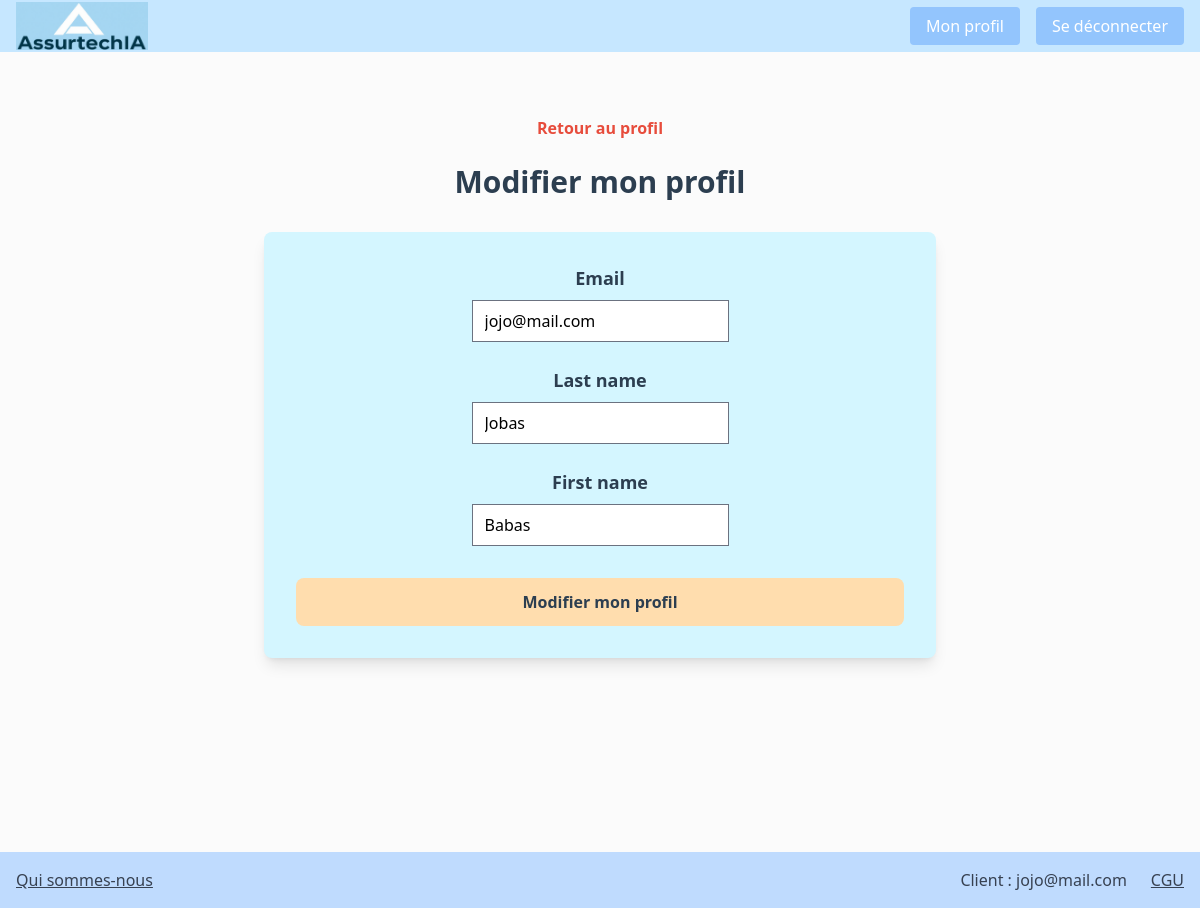
Page /authentication/profil/edit/ (signed in) on the committed database.
### authentication/models.py (models this page shows, shortened)
class User(AbstractUser):
    Admin = "admin"
    Customer = "customer"
    ROLE_CHOICES = (
        (Admin, "Admin"),
        (Customer, "Customer"),
    )
    email = models.EmailField(unique=True)
    username = None
    role = models.CharField(
        max_length=30, choices=ROLE_CHOICES, verbose_name="Rôle", default=Customer
    )
    USERNAME_FIELD = "email"
    REQUIRED_FIELDS = []
    objects = UserManager()

### authentication/views.py (the view)
# urls.py: path('profil/edit/', EditProfil, name='edit_profil'),
@login_required
def EditProfil(request):
    if request.method == "POST":
        form = UpdateUserForm(request.POST, instance=request.user)
        if form.is_valid():
            form.save()
            return redirect("profil")
    else:
        form = UpdateUserForm(instance=request.user)
    return render(request, "authentication/edit_profil.html", {"form": form})

### authentication/forms.py
class UpdateUserForm(forms.ModelForm):
    class Meta:
        model = User
        fields = ['email', 'last_name', 'first_name']

### authentication/templates/authentication/edit_profil.html (shortened to what this page needs)
{% extends 'base.html' %}
{% block content %}
    <div class="min-h-screen bg-[#FBFBFB] py-12 px-4 sm:px-6 lg:px-8">
        <div class="text-center">
            <a href="{% url 'profil' %}" class="mt-4 inline-block text-[#e74c3c] hover:underline"><b>Retour au profil</b></a>
            <br>
            <br>
            <h2 class="text-3xl font-bold text-[#2c3e50] mb-8">Modifier mon profil</h2>
        </div>
        <form method="post" class="bg-[#D4F6FF] p-8 rounded-lg shadow-lg max-w-2xl mx-auto">
            <div class="space-y-6">
                {% for field in form %}
                    <div class="text-center space-y-2">
                        <label class="block text-lg font-semibold text-[#2c3e50]">
                            {{ field.label }}
                        </label>
                        {{ field }}
                    </div>
                {% endfor %}
            </div>
            <button type="submit" class="mt-8 w-full bg-[#FFDDAE] text-[#2c3e50] font-semibold py-3 rounded-lg hover:bg-[#e6c89d] transition duration-300">
                Modifier mon profil
            </button>
        </form>
    </div>
{% endblock content %}

### templates/includes/footer.html
<footer class="bg-blue-200 p-4">
    <div class="flex justify-between items-center">
        <div class="flex space-x-6">
            <a href="{% url 'aboutus' %}" class="text-gray-700 hover:text-gray-900">Qui sommes-nous</a>
        </div>
        <div class="flex space-x-6 items-center">
            {% if user.is_authenticated %}
            <span class="text-gray-700">Client : {{ user.email }}</span>
            {% endif %}
            <a href="#" class="text-gray-700 hover:text-gray-900">CGU</a>
        </div>
    </div>
</footer>

### static/css/styles.css (style rules this page uses)
* { box-sizing: border-box; margin: 0; padding: 0; }
body { background-size: cover; background-repeat: no-repeat; background-position: center; position: relative; }
body::after { content: ""; position: absolute; top: 0; left: 0; width: 100%; height: 100%; background: rgba(255, 255, 255, 0.35); pointer-events: none; z-index: -1; }
footer { background-color: #C6E7FF; padding: 1rem; text-align: center; }
footer a { color: #4a4a4a; text-decoration: underline; }

### rows in the picture
User: form "jojo@mail.com" "Jobas" "Babas", email "jojo@mail.com"

### other values in the picture
{{ field.label }} "Email" "Last name" "First name"
